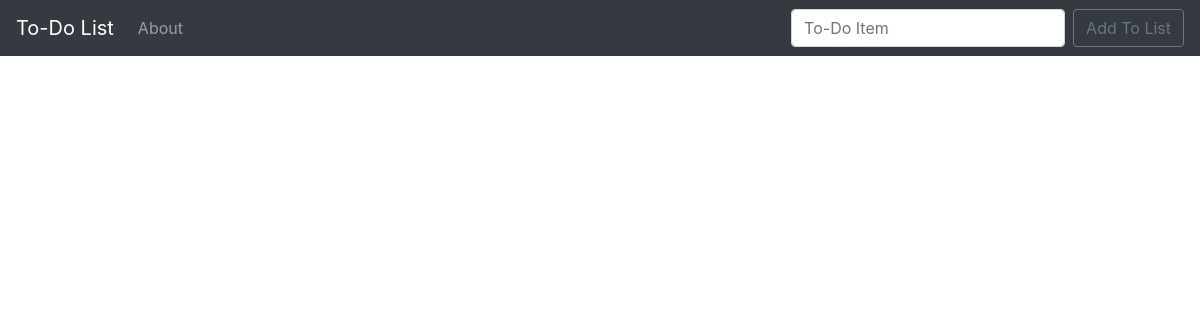
The app's page /, older data.
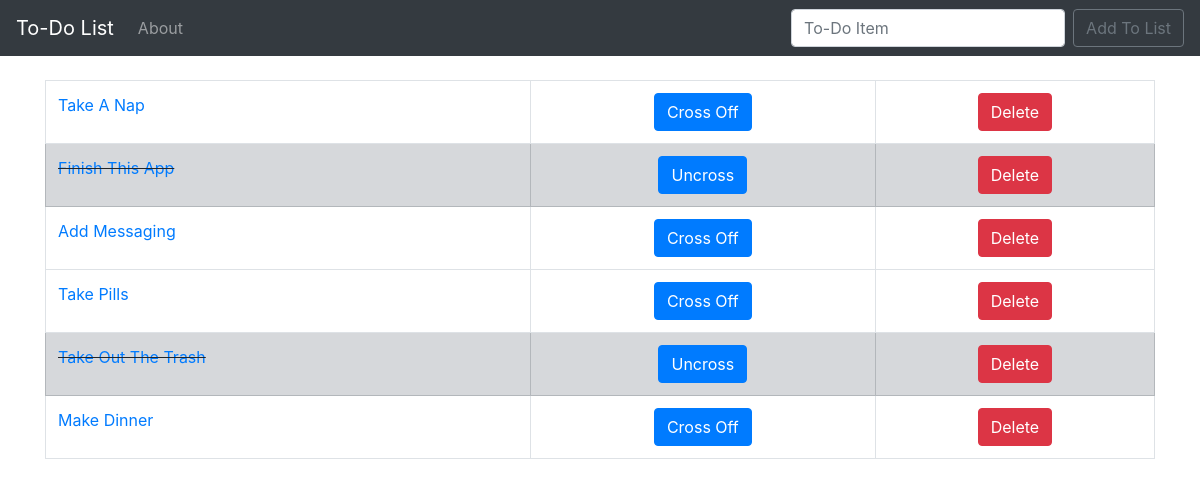
The same page, newer data.
### todo_list/models.py (models this page shows, shortened)
class List(models.Model):
	item = models.CharField(max_length=200)
	completed = models.BooleanField(default=False)

### todo_list/views.py (the view)
# urls.py: path('', views.home, name='home'),
def home(request):
	if request.method == 'POST':
		form = ListForm(request.POST or None)
		if form.is_valid():
			form.save()
			all_items = List.objects.all
			messages.success(request, ('Item Has Been Added To List!'))
			return render(request, 'home.html', {'all_items': all_items})
	else:
		all_items = List.objects.all
		return render(request, 'home.html', {'all_items': all_items})

### todo_list/templates/home.html (shortened to what this page needs)
{% extends 'base.html' %}
{% block content %}
	{% if all_items %}
	<table class="table table-bordered">
		{% for things in all_items %}
			{% if things.completed %}
				<tr class="table-secondary">
					<td class="striker"><a href="{% url 'edit' things.id %}">{{ things.item }}</a></td>
					<td><center><a href="{% url 'uncross' things.id %}"><button type="button" class="btn btn-primary">Uncross</button></a></center></td>
					<td><center><a href="{% url 'delete' things.id %}"><button type="button" class="btn btn-danger">Delete</button></a></center></td>
				</tr>
			{% else %}
				<tr>
					<td><a href="{% url 'edit' things.id %}">{{ things.item }}</a></td>
					<td><center><a href="{% url 'cross_off' things.id %}"><button type="button" class="btn btn-primary">Cross Off</button></a></center></td>
					<td><center><a href="{% url 'delete' things.id %}"><button type="button" class="btn btn-danger">Delete</button></a></center></td>
				</tr>
			{% endif %}
		{% endfor %}
	</table>
	{% endif %}
{% endblock %}

Row changes from the older to the newer data that the page shows:
added List: item "Take A Nap"
added List: item "Finish This App"
added List: item "Add Messaging"
added List: item "Take Pills"
added List: item "Take Out The Trash"
added List: item "Make Dinner"
